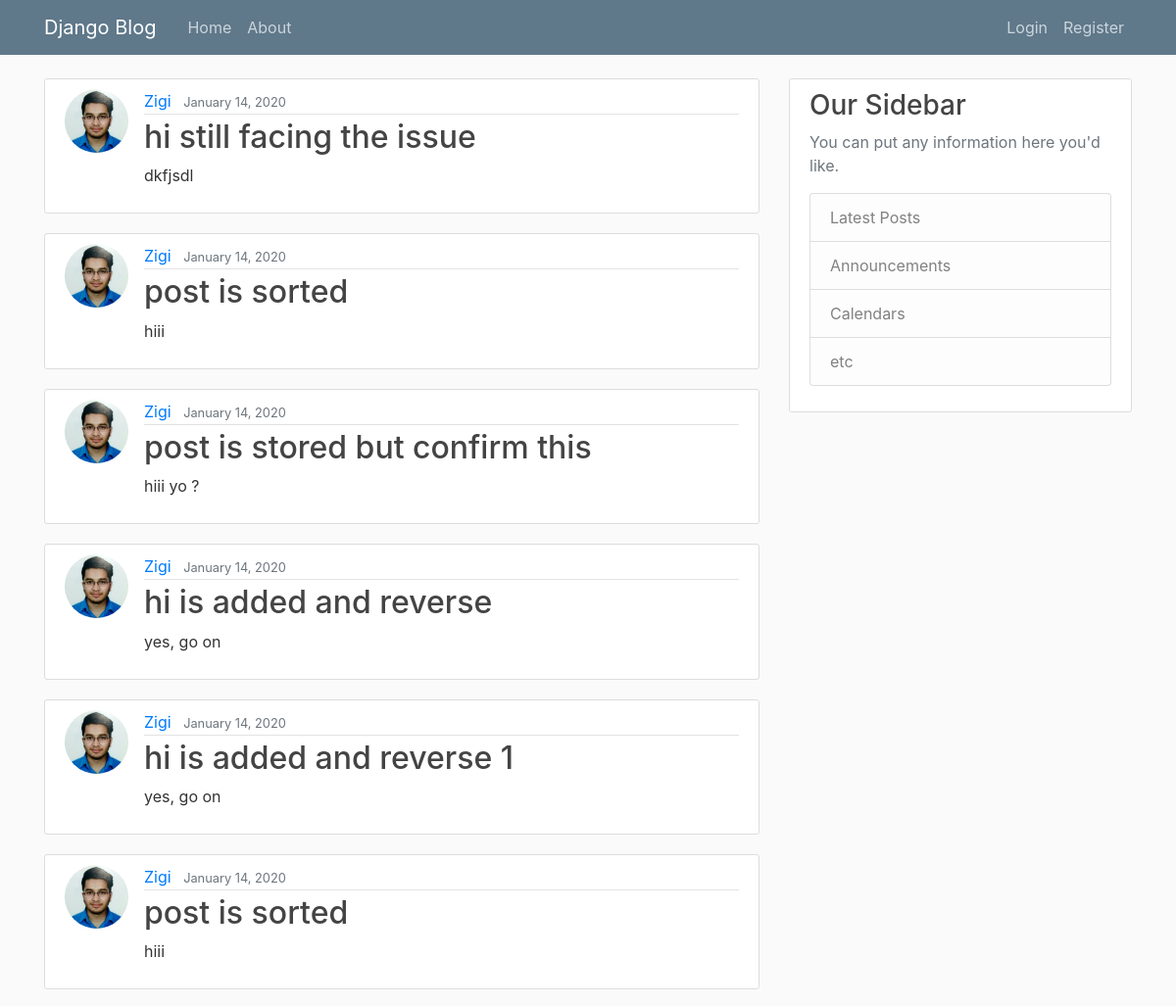
/ (upper part), run on an earlier commit of the app's database.
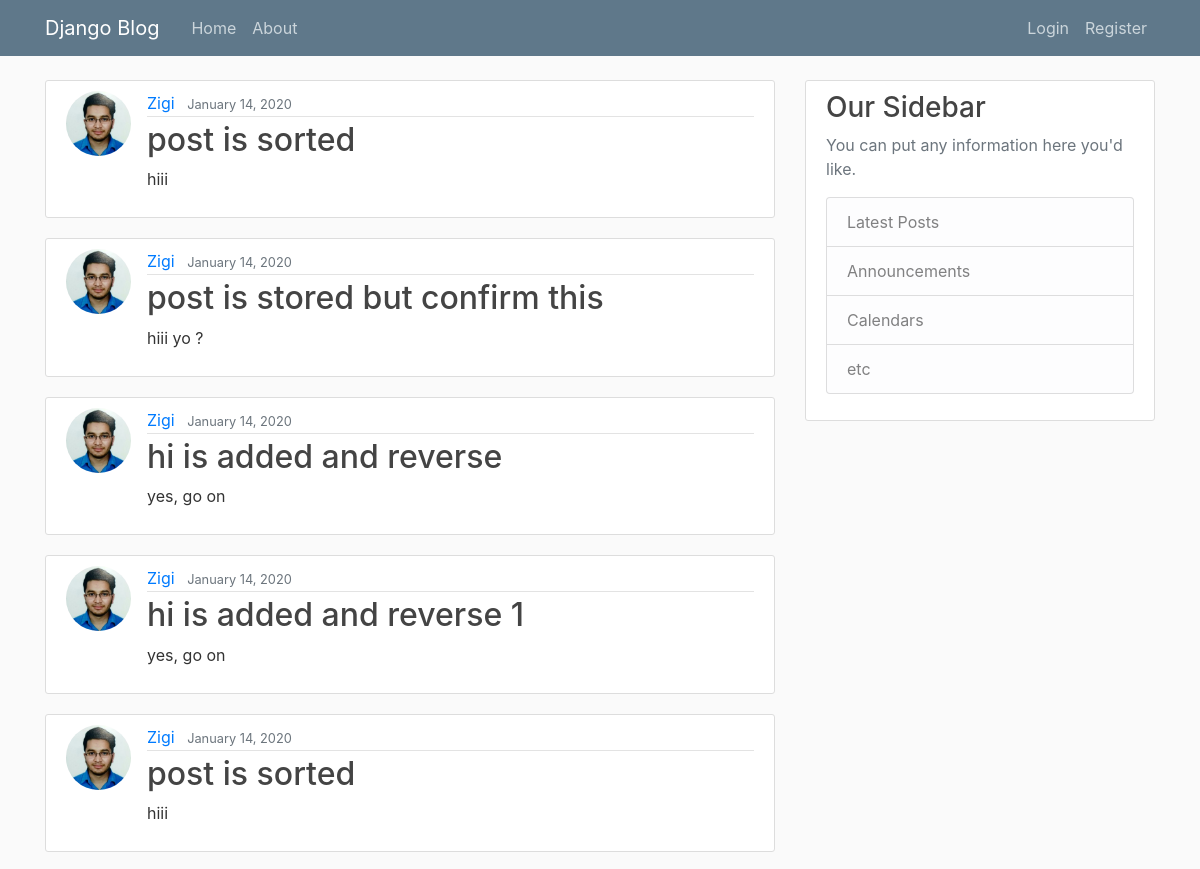
And on a later commit of the database.
### blog/models.py (models this page shows, shortened)
class Post(models.Model):
    title = models.CharField(max_length=100)
    content = models.TextField()
    date_psoted = models.DateTimeField(default=timezone.now())
    author = models.ForeignKey(User,on_delete=models.CASCADE)

### users/models.py (models this page shows, shortened)
class Profile(models.Model):
    user = models.OneToOneField(User, on_delete=models.CASCADE)
    image= models.ImageField(default='default.jpg', upload_to='profile_pics')

### blog/views.py (the view)
# urls.py: path('', PostListView.as_view(), name='blog-home'),
class PostListView(ListView):
    model  = Post
    template_name = 'blog/home.html'
    context_object_name ='posts'
    ordering = ['-date_psoted']

### blog/templates/blog/home.html
{% extends "blog/layout.html" %}
{% block content %}
    {% for post in posts %}
        <article class="media content-section">
          <img class="rounded-circle article-img" src="{{ post.author.profile.image.url }}">
          <div class="media-body">
            <div class="article-metadata">
              <a class="mr-2" href="#">{{ post.author }}</a>
              <small class="text-muted">{{ post.date_psoted|date:"F d, Y" }}</small>
            </div>
            <h2><a class="article-title" href="{% url 'post-detail' post.id %}">{{ post.title }}</a></h2>
            <p class="article-content">{{ post.content }}</p>
          </div>
        </article>
    {% endfor %}
{% endblock content %}

What changed in the data, as far as the page shows it:
removed Post: author.profile.image (picture), author "Zigi", date_psoted "January 14, 2020", title "hi still facing the issue", content "dkfjsdl"
